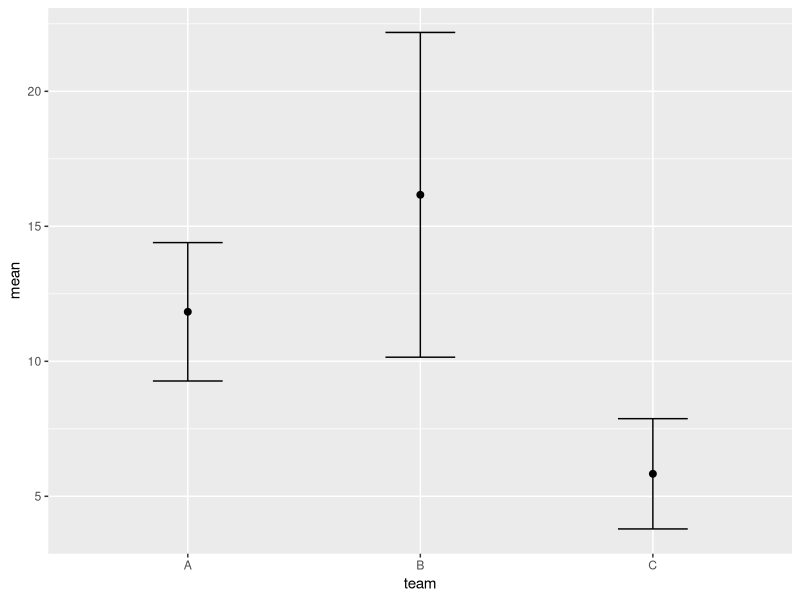

Write the R code that produced this figure.
# Example: Plot Mean and Standard Deviation in ggplot2
#create data frame
df <- data.frame(team=rep(c('A', 'B', 'C'), each=6),
                 points=c(8, 10, 12, 12, 14, 15, 10, 11, 12,
                          18, 22, 24, 3, 5, 5, 6, 7, 9))

#view head of data frame
head(df)

library("dplyr")

# calculate mean and sd of points by team
df_mean_std <- df %>% 
  group_by(team) %>% 
  summarise_at(vars(points), list(mean=mean, sd=sd)) %>% 
  as.data.frame()

# view results
df_mean_std

library("ggplot2")

# plot mean and standard deviation of points by team
ggplot(df_mean_std, aes(x=team, y=mean)) +
  geom_errorbar(aes(ymin=mean-sd, ymax=mean+sd), width=.3) +
  geom_point(size=2)
